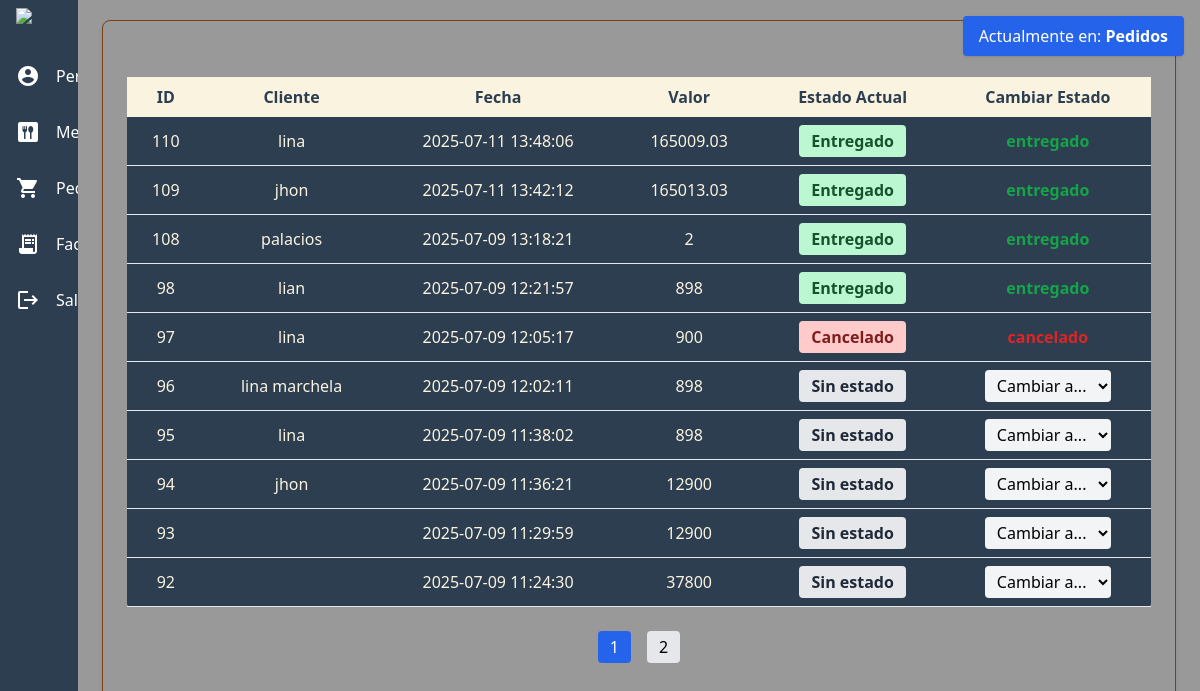
Page /proyectofinal/cajero/pedidos_cajero/pedidos.php (signed in) on the committed database.
### tables this page shows
CREATE TABLE `pedidos` (
  `pedido_id` int(11) NOT NULL,
  `metopago_id` int(11) DEFAULT NULL,
  `user_id` bigint(20) DEFAULT NULL,
  `pedido_fecha` varchar(20) DEFAULT NULL,
  `pedido_valor_pagar` varchar(20) DEFAULT NULL,
  `cliente_id` bigint(20) DEFAULT NULL,
  `estped_id` int(11) DEFAULT NULL
);

CREATE TABLE `clientes` (
  `cliente_id` bigint(20) NOT NULL,
  `cli_nombre` varchar(50) NOT NULL,
  `cli_documento` varchar(20) NOT NULL,
  `cli_apellido` varchar(50) DEFAULT NULL,
  `cli_correo` varchar(100) NOT NULL,
  `cli_contrasena` varchar(255) DEFAULT NULL,
  `cli_telefono` varchar(15) DEFAULT NULL,
  `fecha_registro` timestamp NOT NULL DEFAULT current_timestamp()
);

CREATE TABLE `estado_pedido` (
  `estped_id` int(11) NOT NULL,
  `estped_desc` varchar(20) DEFAULT NULL
);

### proyectofinal/cajero/pedidos_cajero/pedidos.php (the view, shortened to what this page needs)
<!DOCTYPE html>
<html lang="es">
<head>
    <script src="https://cdn.tailwindcss.com"></script>
    <link href="https://cdnjs.cloudflare.com/ajax/libs/font-awesome/6.0.0-beta3/css/all.min.css" rel="stylesheet">
    <link rel="stylesheet" href="https://cdnjs.cloudflare.com/ajax/libs/animate.css/4.1.1/animate.min.css"/>
</head>
<body class="m-0 font-sans  md:pl-[0px] relative">
    <div class="flex min-h-screen  z-10 relative">
        <div class="group hover:w-56 w-20 bg-[#2C3E50] text-white flex flex-col transition-all duration-300 overflow-hidden">
             <div class="mb-4 flex py-2 items-center w-full px-4">
                <img src="/imagenes/JJJ_s_Pizzas-removebg-preview (2).png">
            </div>
            <a href="../perfil/cjPerfil.php" class="flex items-center w-full py-4 px-4 hover:bg-white/10 ">
                <i class="material-icons text-[24px]">account_circle</i>
            </a>
            <a href="../inicio/cajero.php" class="flex items-center w-full py-4 px-4 hover:bg-white/10">
                <i class="material-icons text-[24px]">dining</i>
            </a>
            <a href="../pedidos_cajero/Pedidos.php" class="flex items-center w-full py-4 px-4 hover:bg-white/10">
                <i class="material-icons text-[24px]">shopping_cart</i>
            </a>
            <a href="../cajero_facturas/facturas.php" class=" flex items-center w-full py-4 px-4 hover:bg-white/10">
                <i class="material-icons text-[24px]">receipt_long</i>
            </a>
           <a id="btnCerrarSesion" href="#" class="flex items-center w-full py-4 px-4 hover:bg-white/10">
                <i class="material-icons text-[24px]">logout</i>
            </a>
        </div>
        <div class=" w-11/12  mt-5  border-[#784212] border p-6 m-6 rounded-lg shadow-md">
               <?php
                include_once(__DIR__ . "/../../conexion/conectarBD.php");
                $pagina = isset($_GET['pagina']) ? (int)$_GET['pagina'] : 1;
                $porPagina = 10;
                $offset = ($pagina - 1) * $porPagina;
                $sql = "SELECT
                            p.pedido_id,
                            p.pedido_fecha,
                            p.pedido_valor_pagar,
                            c.cli_nombre,
                            c.cli_apellido,
                            ep.estped_desc,
                            p.estped_id
                        FROM pedidos p
                        LEFT JOIN clientes c ON p.cliente_id = c.cliente_id
                        LEFT JOIN estado_pedido ep ON p.estped_id = ep.estped_id
                        ORDER BY p.pedido_id DESC
                        LIMIT $porPagina OFFSET $offset";
                $resPedidos = mysqli_query($connect, $sql);
                $totalRegistros = mysqli_fetch_assoc(mysqli_query($connect, "SELECT COUNT(*) as total FROM pedidos"))['total'];
                $totalPaginas = ceil($totalRegistros / $porPagina);
                ?>
                <table class="w-full text-center mt-8 bg-[#2C3E50]  rounded">
                    <thead class=" text-[#2C3E50] bg-[#FAF3E0]">
                        <tr>
                            <th class="px-4 py-2">ID</th>
                            <th class="px-4 py-2">Cliente</th>
                            <th class="px-4 py-2">Fecha</th>
                            <th class="px-4 py-2">Valor</th>
                            <th class="px-4 py-2">Estado Actual</th>
                            <th class="px-4 py-2">Cambiar Estado</th>
                        </tr>
                    </thead>
                    <?php
                    $estadoClases = [
                        1 => 'bg-yellow-200 text-yellow-900',
                        2 => 'bg-blue-200 text-blue-900',
                        3 => 'bg-green-200 text-green-900',
                        4 => 'bg-red-200 text-red-900',
                    ];
                    $estadoTextos  = [
                        1 => ' Pendiente',
                        2 => ' En proceso',
                        3 => ' Entregado',
                        4 => ' Cancelado',
                    ];
                    ?>
                    <tbody>
                        <?php while ($pedido = mysqli_fetch_assoc($resPedidos)): ?>
                            <tr class="border-b">
                                <td class="px-4 py-2 text-[#faf3e0]"><?= $pedido['pedido_id'] ?></td>
                                <td class="px-4 py-2 text-[#faf3e0]"><?= $pedido['cli_nombre'] . " " . $pedido['cli_apellido'] ?></td>
                                <td class="px-4 py-2 text-[#faf3e0]"><?= $pedido['pedido_fecha'] ?></td>
                                <td class="px-4 py-2 text-[#faf3e0]"><?= $pedido['pedido_valor_pagar'] ?></td>
                                <td class="px-4 py-2" id="estado-<?= $pedido['pedido_id'] ?>">
                                    <span class="<?= $estadoClases[$pedido['estped_id']] ?? 'bg-gray-200 text-gray-800' ?> px-3 py-1 rounded font-semibold inline-block">
                                        <?= $estadoTextos[$pedido['estped_id']] ?? 'Sin estado' ?>
                                    </span>
                                </td>
                               <td class="px-4 py-2">
                                    <?php if ($pedido['estped_id'] != 4 && $pedido['estped_id'] != 3): ?>
                                        <select
                                            onchange="cambiarEstado(<?= $pedido['pedido_id'] ?>, this.value)"
                                            class="bg-gray-100 px-2 py-1 rounded">
                                            <option disabled selected>Cambiar a...</option>
                                        </select>
                                    <?php else: ?>
                                        <span class="<?= $pedido['estped_id'] == 4 ? 'text-red-600' : 'text-green-600' ?> font-semibold">
                                            <?= $pedido['estped_desc'] ?>
                                        </span>
                                    <?php endif; ?>
                                </td>
                            </tr>
                        <?php endwhile; ?>
                    </tbody>
                </table>
                <div class="mt-6 flex justify-center space-x-4">
                    <?php for ($i = 1; $i <= $totalPaginas; $i++): ?>
                        <a href="?pagina=<?= $i ?>" class="px-3 py-1 <?= $i == $pagina ? 'bg-blue-600 text-white' : 'bg-gray-200 hover:bg-gray-300' ?> rounded"><?= $i ?></a>
                    <?php endfor; ?>
                </div>
        </div>
    </div>
<div id="mensajeUbicacion" class="fixed top-4 right-4 bg-blue-600 text-white px-4 py-2 rounded shadow z-50 animate-fade-in">
  Actualmente en: <strong>Pedidos</strong>
</div>
</body>
</html>

### proyectofinal/cajero/pedidos_cajero/pedidos.php (style rules this page uses)
.animate-fade-in { animation: fade-in 0.5s ease-in-out; }

### rows in the picture
pedidos: pedido_id "110", cliente.cli_nombre "lina", pedido_fecha "2025-07-11 13:48:06", pedido_valor_pagar "165009.03", estped "Entregado", estped.estped_desc "entregado"
pedidos: pedido_id "109", cliente.cli_nombre "jhon", pedido_fecha "2025-07-11 13:42:12", pedido_valor_pagar "165013.03", estped "Entregado", estped.estped_desc "entregado"
pedidos: pedido_id "108", cliente.cli_nombre "palacios", pedido_fecha "2025-07-09 13:18:21", pedido_valor_pagar "2", estped "Entregado", estped.estped_desc "entregado"
pedidos: pedido_id "98", cliente.cli_nombre "lian", pedido_fecha "2025-07-09 12:21:57", pedido_valor_pagar "898", estped "Entregado", estped.estped_desc "entregado"
pedidos: pedido_id "97", cliente.cli_nombre "lina", pedido_fecha "2025-07-09 12:05:17", pedido_valor_pagar "900", estped "Cancelado", estped.estped_desc "cancelado"
pedidos: pedido_id "96", cliente.cli_nombre "lina marchela", pedido_fecha "2025-07-09 12:02:11", pedido_valor_pagar "898", estped "Sin estado"
pedidos: pedido_id "95", cliente.cli_nombre "lina", pedido_fecha "2025-07-09 11:38:02", pedido_valor_pagar "898", estped "Sin estado"
pedidos: pedido_id "94", cliente.cli_nombre "jhon", pedido_fecha "2025-07-09 11:36:21", pedido_valor_pagar "12900", estped "Sin estado"
pedidos: pedido_id "93", pedido_fecha "2025-07-09 11:29:59", pedido_valor_pagar "12900", estped "Sin estado"
pedidos: pedido_id "92", pedido_fecha "2025-07-09 11:24:30", pedido_valor_pagar "37800", estped "Sin estado"
